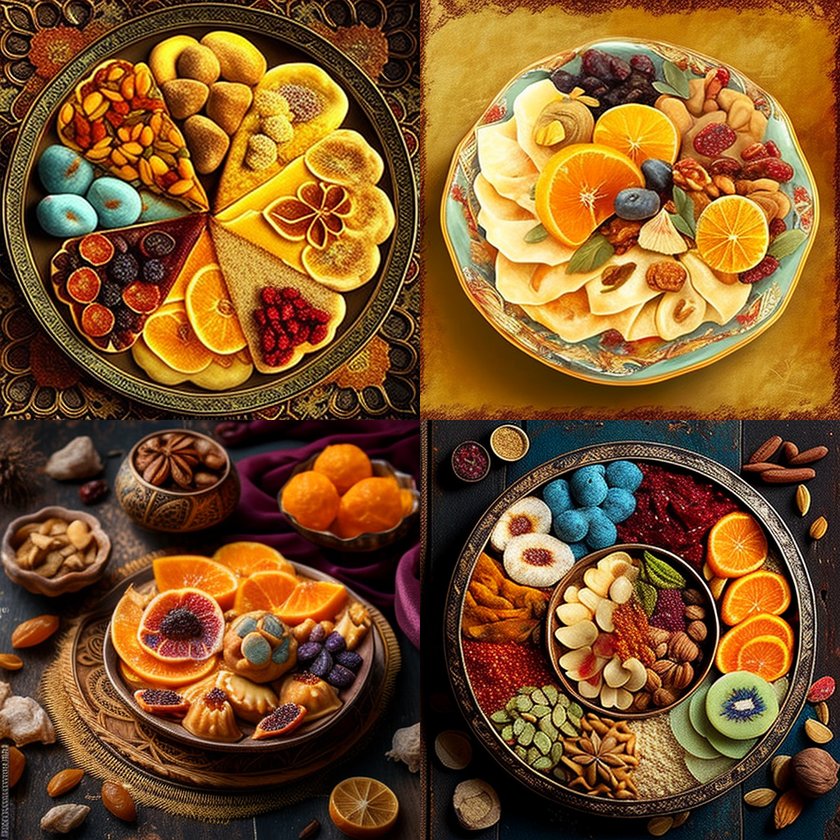
#> input picture rena/images/image1.png, 840 x 840 px, shrunk from 1024 x 1024 before the run
$ python combineimages.py
#> lines starting #> are read from the running program, lines starting #| are printed output that depends on the picture
from PIL import Image

def combine_images_horizontally(images):
    image_objects = [Image.open(img_path) for img_path in images]
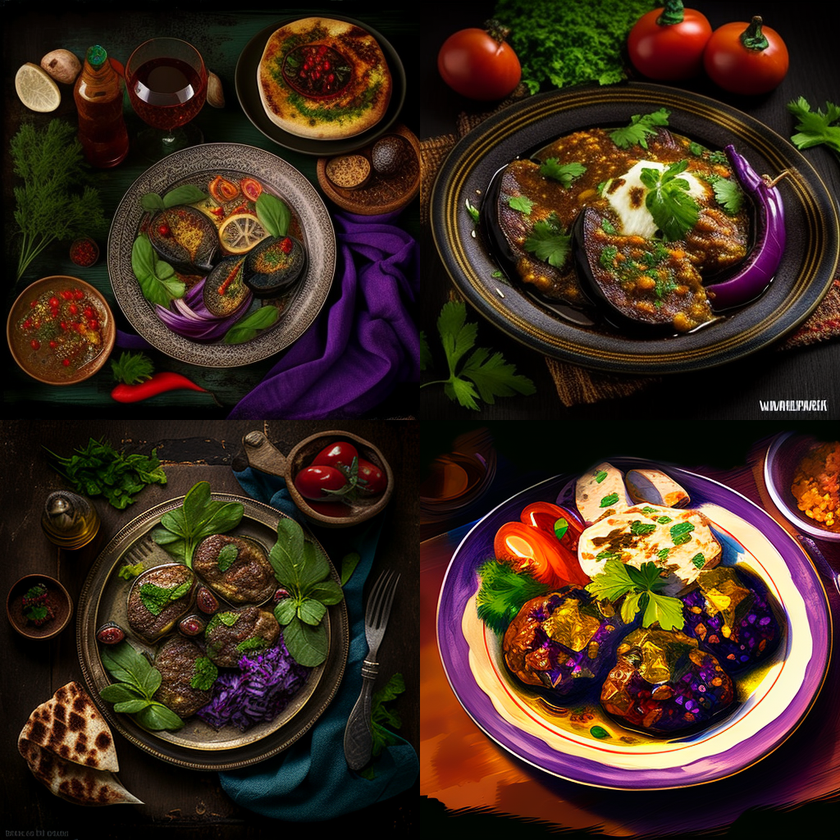
#> input picture rena/images/image2.png, 840 x 840 px, shrunk from 1024 x 1024 before the run
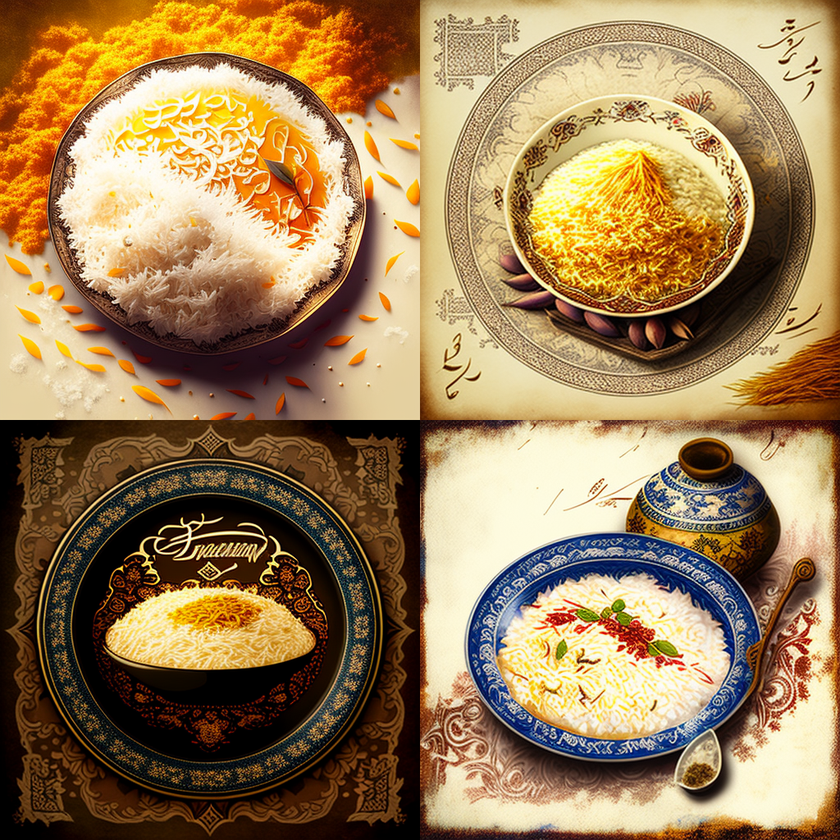
#> input picture rena/images/image3.png, 840 x 840 px, shrunk from 1024 x 1024 before the run
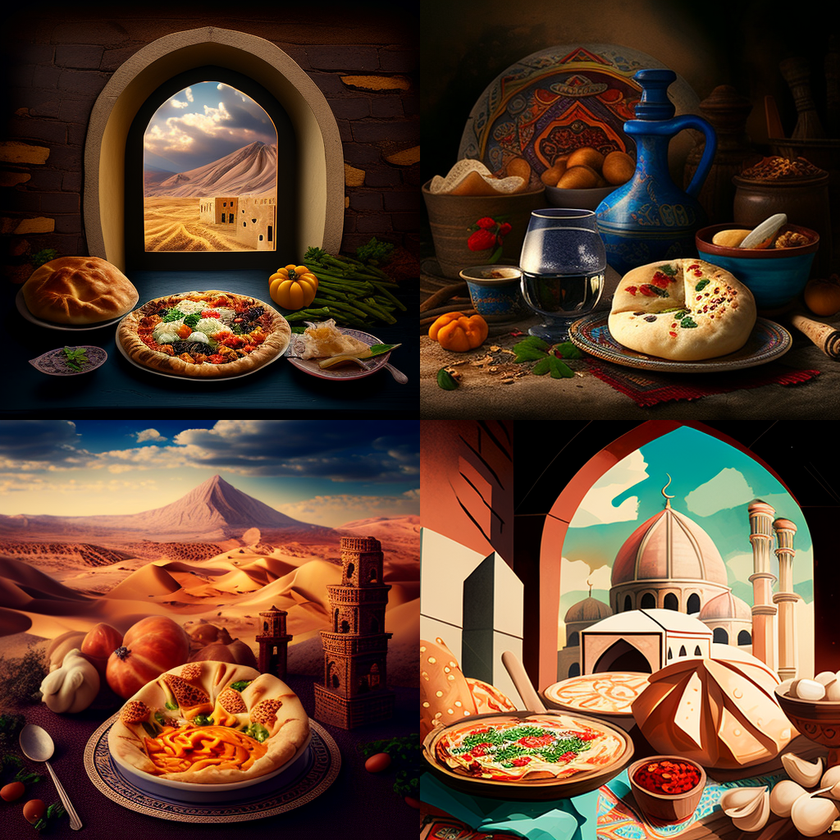
#> input picture rena/images/image4.png, 840 x 840 px, shrunk from 1024 x 1024 before the run
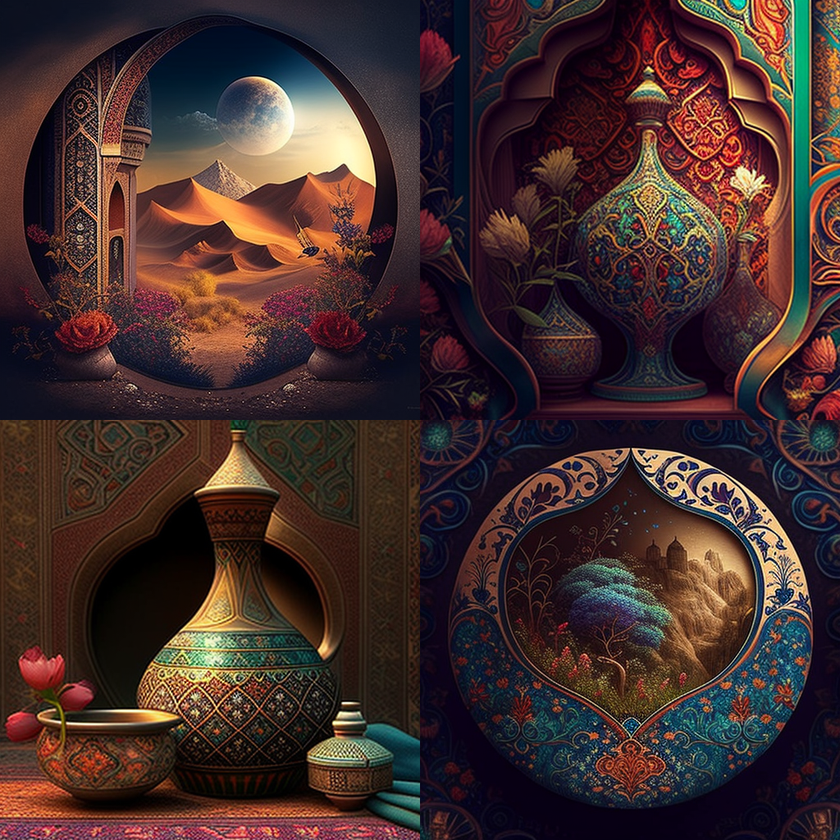
#> input picture rena/images/image5.png, 840 x 840 px, shrunk from 1024 x 1024 before the run
#> image_objects = 5 items
    widths, heights = zip(*(i.size for i in image_objects))
#> widths = (840, 840, 840, 840, 840); heights = (840, 840, 840, 840, 840)

    total_width = sum(widths)
#> total_width = 4200
    max_height = max(heights)
#> max_height = 840

    new_image = Image.new("RGBA", (total_width, max_height))
#> new_image: PIL image 4200x840 RGBA; every value is 0

    x_offset = 0
    for img in image_objects:
        new_image.paste(img, (x_offset, 0))
        x_offset += img.size[0]
#> this loop made 5 passes
#> x_offset on passes 1 to 5: 840, 1680, 2520, 3360, 4200
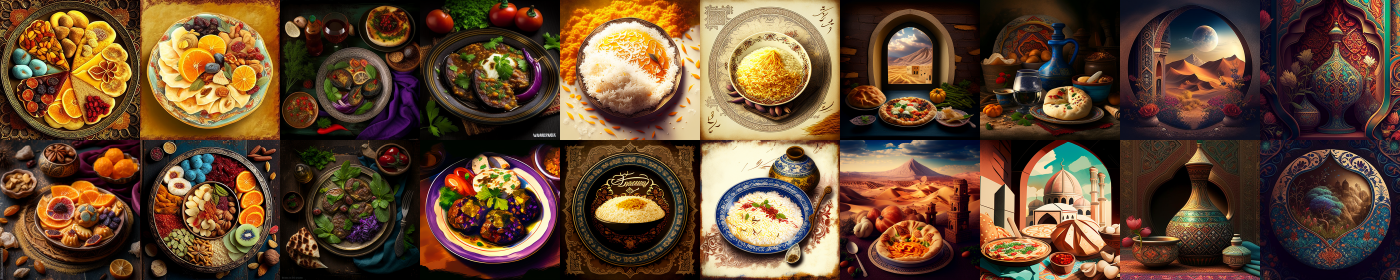
#> new_image: PIL image 4200x840 RGBA (shown at 1/3 size); mean R, G, B, A 101.2, 73.6, 49.9, 255
#> after the loop, x_offset = 4200

    return new_image

images = ["images/image1.png", "images/image2.png", "images/image3.png", "images/image4.png", "images/image5.png"]
combined_image = combine_images_horizontally(images)
combined_image.save("images/header-background.png")
